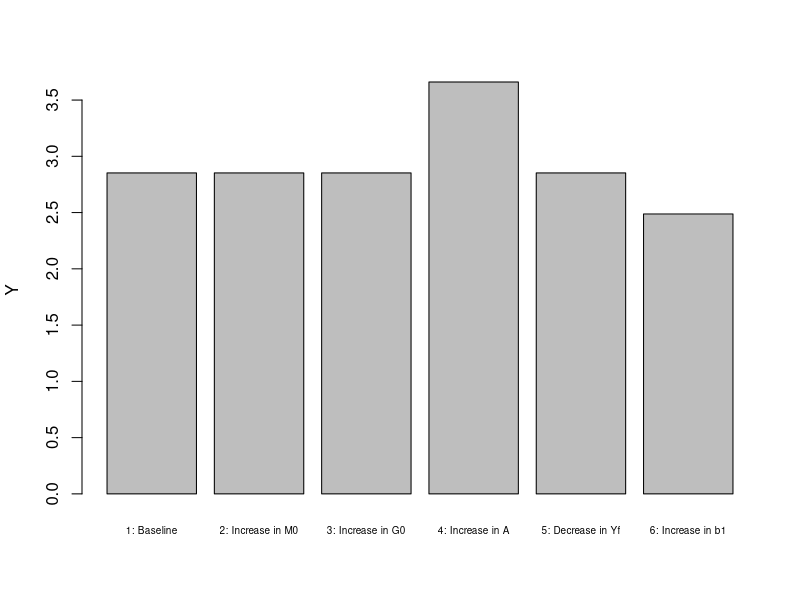
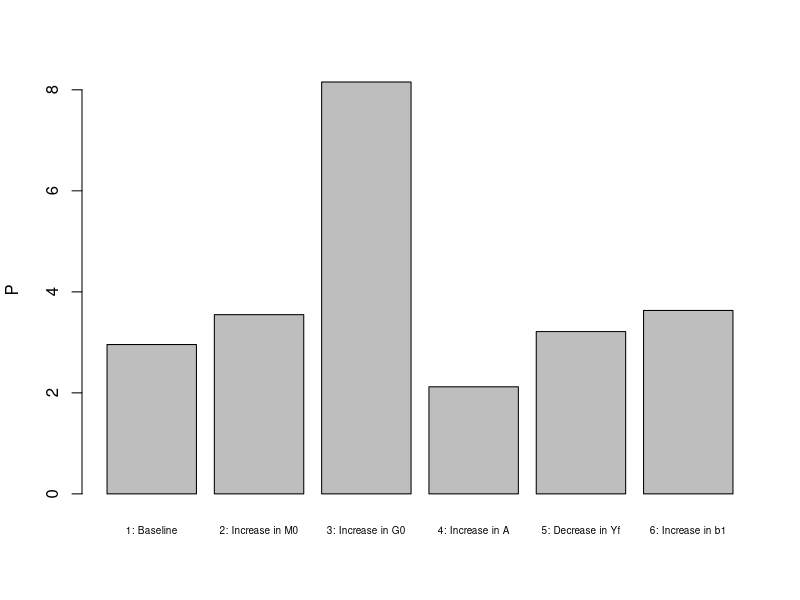
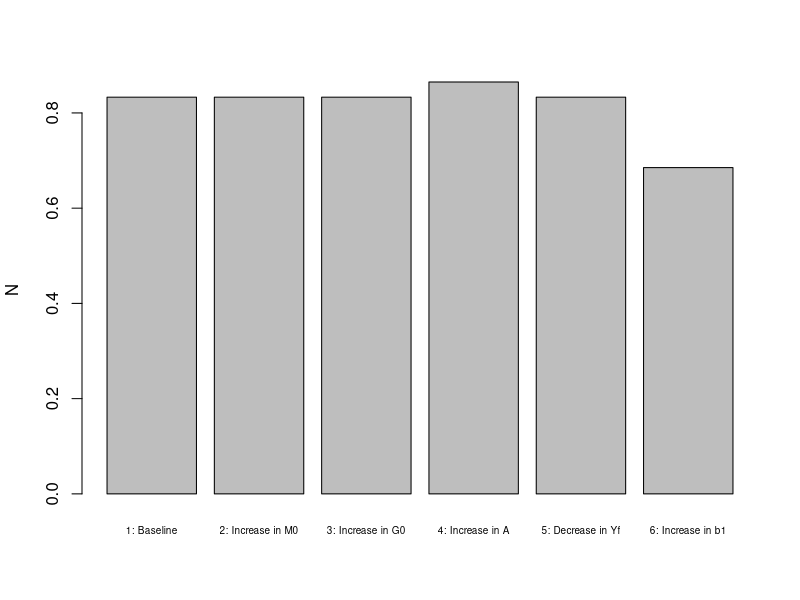
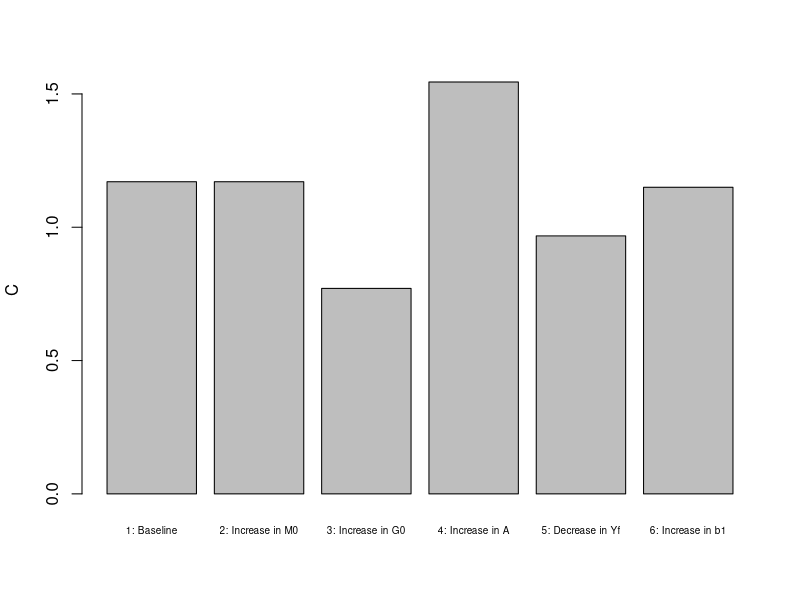
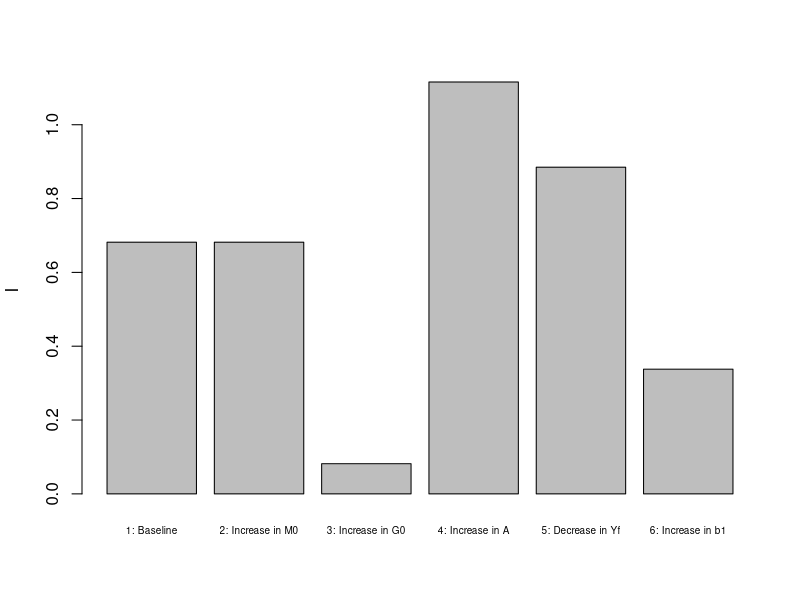
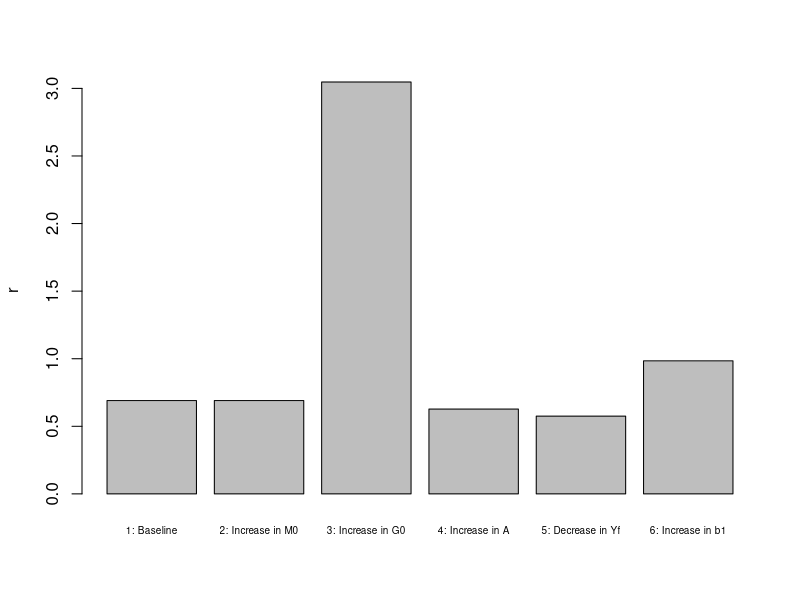
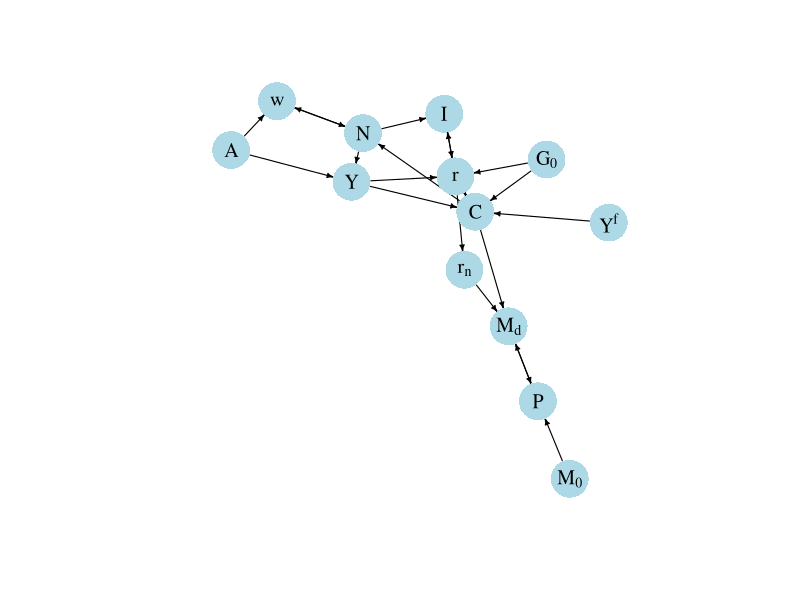

Reproduce these figures in R, in order.
## ---- chunk 1

# Clear the environment
rm(list=ls(all=TRUE))

# Set number of scenarios (including baseline)
S=6

#Create vector in which equilibrium solutions from different parameterisations will be stored
Y_star=vector(length=S) # Income/output
w_star=vector(length=S) # Real wage
C_star=vector(length=S) # Consumption
I_star=vector(length=S) # Investment
r_star=vector(length=S) # Real interest rate
rn_star=vector(length=S) # Nominal interest rate
N_star=vector(length=S) # Employment
P_star=vector(length=S) # Price level

# Create and parameterise exogenous variables/parameters that will be shifted
M0=vector(length=S) # money supply
G0=vector(length=S) # government expenditures
A=vector(length=S)  # productivity
Yf=vector(length=S) # expected future income
b1=vector(length=S) # household preference for leisure
M0[]=5
G0[]=1
A[]=2
Yf[]=1
b1[]=0.4

# Set parameter values for different scenarios
M0[2]=6   # scenario 2: monetary expansion 
G0[3]=2   # scenario 3: fiscal expansion
A[4]=2.5  # scenario 4: productivity boost
Yf[5]=0.2 # scenario 5: lower expected future income
b1[6]=0.8 # scenario 6: increased preference for leisure

#Set constant parameter values
a=0.3  # Capital elasticity of output
b2=0.9 # discount rate
b3=0.6 # household preference for money
K=5    # Exogenous capital stock
pe=0.02 # Expected rate of inflation
Gf=1  # Future government spending

# Initialise endogenous variables at arbitrary positive value
w=1
C=1
I=1
Y=C+I
r=0.3
N=1.3
P=1

#Solve this system numerically through 1000 iterations based on the initialisation
for (i in 1:S){
  
for (iterations in 1:1000){
  
  #Model equations
  
  #(1) Cobb-Douglass production function  
  Y = A[i]*(K^a)*N^(1-a)
  
  #(2) Labour demand 
  w = A[i]*(1-a)*(K^a)*N^(-a) 
  
  #(3) Labour supply
  N = 1 - (b1[i])/w
  
  #(4) Consumption demand
  C = (1/(1+b2+b3))*(Y - G0[i] + (Yf[i]-Gf)/(1+r) -b1[i]*(b2+b3)*log(b1[i]/w))
   
  #(5) Investment demand, solved for r
  r=(I^(a-1))*a*A[i]*N^(1-a) 
   
  #(6) Goods market equilibrium condition, solved for I
  I = Y - C - G0[i]
  
  #(7) Nominal interest rate
  rn = r + pe
  
  #(8) Price level
  P = (M0[i]*rn)/((1+rn)*b3*C) 

}
  
#Save results for different parameterisations in vector
Y_star[i]=Y
w_star[i]=w
C_star[i]=C
I_star[i]=I
r_star[i]=r
N_star[i]=N
P_star[i]=P
rn_star[i]=rn
}

## ---- chunk 2
#| label: fig-output-neocl
#| fig-cap: Output
barplot(Y_star, ylab="Y", names.arg=c("1: Baseline", "2: Increase in M0", "3: Increase in G0","4: Increase in A", "5: Decrease in Yf", "6: Increase in b1"), cex.names = 0.6)

## ---- chunk 3
#| label: fig-price_level
#| fig-cap: Price level
barplot(P_star, ylab="P",  names.arg=c("1: Baseline", "2: Increase in M0", "3: Increase in G0","4: Increase in A", "5: Decrease in Yf", "6: Increase in b1"), cex.names = 0.6)

## ---- chunk 4
#| label: fig-employment-neocl
#| fig-cap: Employment
barplot(N_star, ylab="N",  names.arg=c("1: Baseline", "2: Increase in M0", "3: Increase in G0","4: Increase in A", "5: Decrease in Yf", "6: Increase in b1"), cex.names = 0.6)

## ---- chunk 5
#| label: fig-consumption
#| fig-cap: Consumption
barplot(C_star, ylab="C",  names.arg=c("1: Baseline", "2: Increase in M0", "3: Increase in G0","4: Increase in A", "5: Decrease in Yf", "6: Increase in b1"), cex.names = 0.6)

## ---- chunk 6
#| label: fig-investment
#| fig-cap: Investment
barplot(I_star, ylab="I",  names.arg=c("1: Baseline", "2: Increase in M0", "3: Increase in G0","4: Increase in A", "5: Decrease in Yf", "6: Increase in b1"), cex.names = 0.6)

## ---- chunk 7
#| label: fig-interest_rate
#| fig-cap: Interest rate
barplot(r_star, ylab="r", names.arg=c("1: Baseline", "2: Increase in M0", "3: Increase in G0","4: Increase in A", "5: Decrease in Yf", "6: Increase in b1"), cex.names = 0.6)

## ---- chunk 8
#| message: false
#| label: fig-dg
#| fig-cap: Directed graph

## Create directed graph
# Construct auxiliary Jacobian matrix for 13 variables: Y	w	N	C	I	r	P	rn M0	G0 A Yf Md
# where non-zero elements in regular Jacobian are set to 1 and zero elements are unchanged

M_mat=matrix(c(0,0,1,0,0,0,0,0,0,0,1,0,0,
              0,0,1,0,0,0,0,0,0,0,1,0,0,
              0,1,0,1,0,0,0,0,0,0,0,0,0,
              1,0,0,0,0,1,0,0,0,1,0,1,0,
              0,0,1,0,0,1,0,0,0,0,0,0,0,
              1,0,0,1,1,0,0,0,0,1,0,0,0,
              0,0,0,0,0,0,0,0,1,0,0,0,1,
              0,0,0,0,0,1,0,0,0,0,0,0,0,
              0,0,0,0,0,0,0,0,0,0,0,0,0,
              0,0,0,0,0,0,0,0,0,0,0,0,0,
              0,0,0,0,0,0,0,0,0,0,0,0,0,
              0,0,0,0,0,0,0,0,0,0,0,0,0,
              0,0,0,1,0,0,1,1,0,0,0,0,0), 13, 13, byrow=TRUE)

# Create adjacency matrix from transpose of auxiliary Jacobian 
A_mat=t(M_mat)

# Create directed graph from adjacency matrix
library(igraph)
dg= graph_from_adjacency_matrix(A_mat, mode="directed", weighted= NULL)

# Define node labels
V(dg)$name=c("Y","w","N","C","I","r","P", expression(r[n]), expression(M[0]),expression(G[0]),"A",expression(Y^f), expression(M[d]))

# Plot directed graph
plot(dg, main="", vertex.size=20, vertex.color="lightblue", 
     vertex.label.color="black", edge.arrow.size=0.3, edge.width=1.1, edge.size=1.2,
     edge.arrow.width=1.2, edge.color="black", vertex.label.cex=1.2, 
     vertex.frame.color="NA", margin=-0.08)
